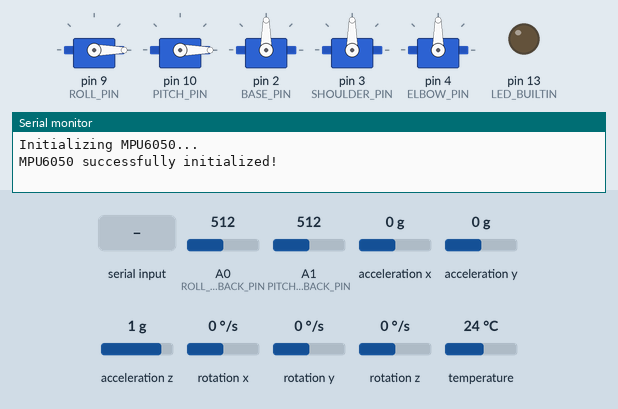
Bench run of a program on a simulated Arduino Mega 2560, built with avr-gcc and run on an emulated ATmega2560. Shown: 5 × servo, output pins drawn as LEDs (lit = HIGH), the last lines printed to the serial monitor. The test bench sets the inputs (shaded band); at power-on: A0 (ROLL_FEEDBACK_PIN) = 512, A1 (PITCH_FEEDBACK_PIN) = 512, acceleration x 0 g, acceleration y 0 g, acceleration z 1 g, rotation x 0 °/s, rotation y 0 °/s, rotation z 0 °/s, temperature 24 °C.

Above: at 1.4 s.
1.5 s: "90,45\n" received over Serial
At 2.3 s:
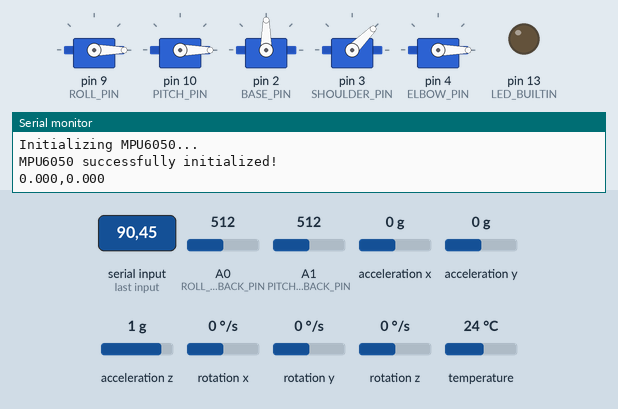
3.0 s: "30,150\n" received over Serial
At 3.7 s:
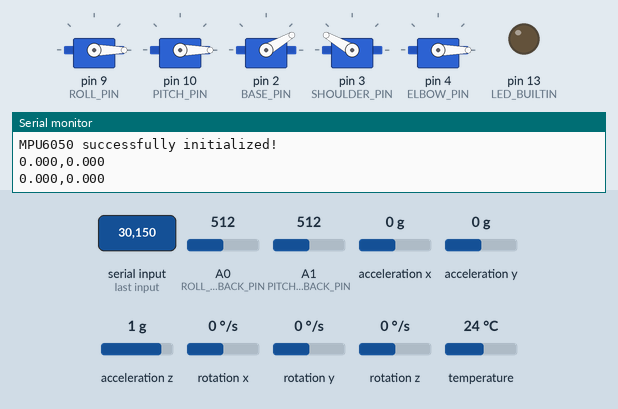
4.5 s: "1\n" received over Serial
At 5.0 s:
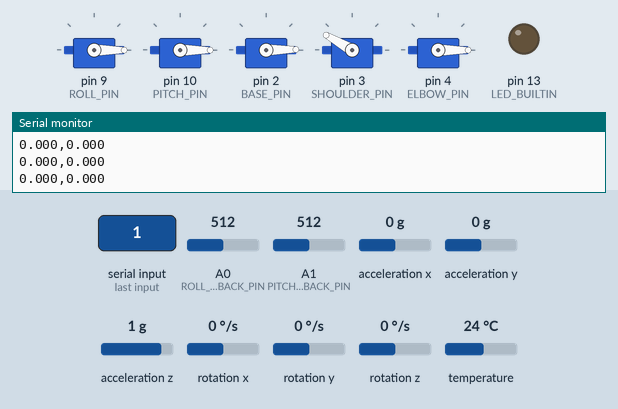
6.0 s: "90\n" received over Serial
At 6.3 s:
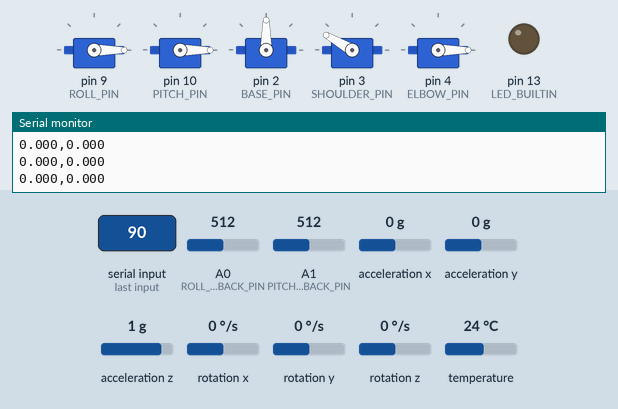
7.5 s: "200\n" received over Serial
At 8.7 s:
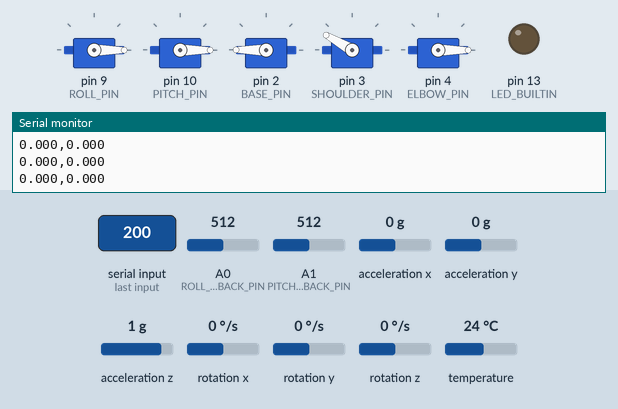
9.0 s: "90,45,200\n" received over Serial
At 10.2 s:
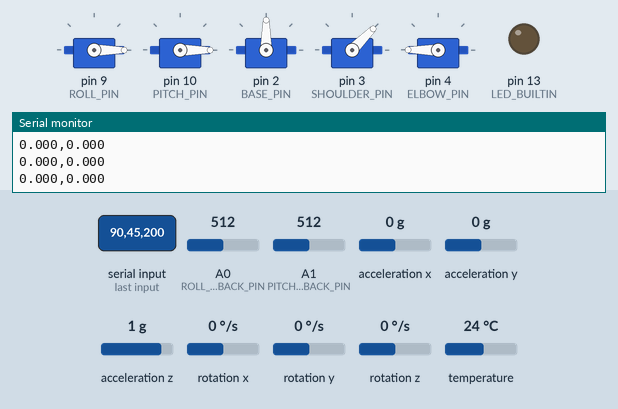
Timing chart, 0 to 11.5 s (numbered marks = the images above; inputs shaded):
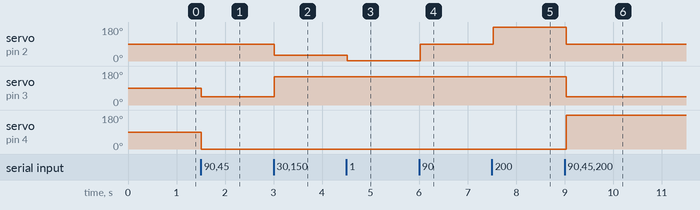

Measured:
- after the input at 1.5 s, servo on pin 3 (SHOULDER_PIN): 90° → 45° at once; servo on pin 4 (ELBOW_PIN): 90° → 0° at once
- after the input at 3.0 s, servo on pin 2 (BASE_PIN): 90° → 30° at once; servo on pin 3 (SHOULDER_PIN): 45° → 150° at once
- after the input at 4.5 s, servo on pin 2 (BASE_PIN): 30° → 1° at once
- after the input at 6.0 s, servo on pin 2 (BASE_PIN): 1° → 90° at once
- after the input at 7.5 s, servo on pin 2 (BASE_PIN): 90° → 180° at once
- after the input at 9.0 s, servo on pin 2 (BASE_PIN): 180° → 90° at once; servo on pin 3 (SHOULDER_PIN): 150° → 45° at once; servo on pin 4 (ELBOW_PIN): 0° → 180° at once

The program:

main.cpp
```cpp
    /*

    FIRMWARE FOR SELF STABILISING ROBOTIC ARM - VERSION 1
        CREATED 12/11/25
        JAMIE ASHTON

    VERSION 1 - VERIFY BASIC SERIAL CONNECTION, AND THAT SERVOS ARE WORKING
    - CONTAINS SUPER SIMPLE RECEIVER WITH NO COMMUNICATIONS PROTOCOL IMPLEMENTED
    - CONTAINS SIMPLE END-EFFECTOR CLASS WITH COMPLEMENTARY FILTER AND PID
    - ALL WITHOUT USING SERVO DRIVER - JUST STANDARD SERVO LIBRARY

    FILES & INFO:
    Receiver.h & Receiver.cpp - files for the arduino serial receiver
    EndEffector.cpp & EndEffector.h - files for end effector (servos and IMU)

    TO DO
    - Test serial connection - DONE
    - Create end-effector class - DONE
    - Add complementary filter - DONE
    - Add PID
    - Add function to calibrate analogue feedback servos - DONE
    - Add function to get analogue servo values  - DONE
    - Create receiver  class - DONE
    - Add some servo testing - DONE
    - Create servo arm class - DONE
    - Add function to get dt time - DONE
    - Convert roll and pitch to degrees - DONE
    - add function to write analogue servo values -- DONE

    FUTURE VERSIONS
    - Create Advanced Parser
    - Make sure bidirectional communication working
    - implement servo driver
    - MAYBE put analogue feedback servo calibration in end effector setup function
    */

    #include <Arduino.h>
    #include <Wire.h>
    #include <Adafruit_MPU6050.h>
    #include <Adafruit_Sensor.h>
    #include <math.h>
    #include <Servo.h>
    #include "Receiver.h"
    #include "EndEffector.h"
    #include "RobotArm.h"


    // -------------------------- MACROS --------------------------------------------------

    #define DT_CAP 0.02

    #define ROLL_PIN 9
    #define PITCH_PIN 10
    #define ROLL_FEEDBACK_PIN A0
    #define PITCH_FEEDBACK_PIN A1

    #define COMP_FILTER_ALPHA 0.94

    #define BASE_PIN 2
    #define SHOULDER_PIN 3
    #define ELBOW_PIN 4

    // -------------------------- GLOBAL --------------------------------------------------

    Receiver Arduino_receiver(9600);    // declares receiver object

    EndEffector SSPlatform(ROLL_PIN, PITCH_PIN, ROLL_FEEDBACK_PIN, PITCH_FEEDBACK_PIN);    // declares EE object

    RobotArm Arm(BASE_PIN, SHOULDER_PIN, ELBOW_PIN);

    unsigned long prev_time = 0;
    float dt = 0.0;                 // for loop timing

    // to recieve joint angles from python
    int q0 = 90; int q1 = 90; int q2 = 90;  // maybe safe positions?
    char j = ' ';
    int q = 0;


    // -------------------------- FUNCTION PROTOTYPES --------------------------------------------------

    void UpdateDT();        // TO GET LOOP TIME AND UPDATE DT WITH IT

    // -------------------------- SET-UP ----------------------------------------------------------------

    void setup() {

        Arduino_receiver.StartSerialConnection();   // initate serial connectiom
        SSPlatform.EndEffectorSetup();              // setup end effector
        Arm.ArmSetup();
        SSPlatform.CalibrateFeedback();             // calibrate analogue feedback servos

        // onboard LED for testing serial
        pinMode(LED_BUILTIN, OUTPUT);
        digitalWrite(LED_BUILTIN, LOW);

        prev_time = micros();
    }

    // -------------------------- MAIN ----------------------------------------------------------------


    void loop() {

        // update loop-timing
        UpdateDT();

        String anglesInput = Arduino_receiver.ReceiveSerialInput();

        if(anglesInput.length() > 0){

            // Parse joint commands
            int t0, t1, t2;
            sscanf(anglesInput.c_str(), "%d,%d,%d", &t0, &t1, &t2);
            q0 = t0; q1 = t1; q2 = t2;
            Arm.UpdatePosition(q0,q1,q2);

            // get IMU reading
            String currIMUReading = SSPlatform.GetIMUMessage(COMP_FILTER_ALPHA, dt);

            // send IMU reading
            Arduino_receiver.SendSerialOutput(currIMUReading);

            //


        }

        delay(100);

    }

    // -------------------------- FUNCTION DEFINITIONS ----------------------------------------------------------------

    void UpdateDT(){       // update dt

        unsigned long curr_time = micros();
        dt = (curr_time - prev_time) / 1000000.0;  // updates global variable dt
        if (dt > 0.05) dt = DT_CAP;   // cap dt
        prev_time = curr_time;      // update global prev_time

    }
```

EndEffector.h
```cpp
// HEADER FILE FOR ENDEFFECTOR CLASS

#ifndef ENDEFFECTOR_H
#define ENDEFFECTOR_H

#include <Arduino.h>
#include <Wire.h>
#include <Adafruit_MPU6050.h>
#include <Adafruit_Sensor.h>
#include <math.h>
#include <Servo.h>
#include "Receiver.h"

typedef struct roll_pitch {     // data type to store roll and pitch angles

    float roll;
    float pitch;

};

typedef struct IMU_values {     // data type to store raw IMU values

    float acceleration_x, acceleration_y, acceleration_z;
    float velocity_x, velocity_y, velocity_z;
    // don't need temperature

};

typedef struct servo_positions {

    float roll_position;
    float pitch_position;

};

class EndEffector{

    private:

        int roll_pin;
        int pitch_pin;
        Servo roll_servo;
        Servo pitch_servo;
        Adafruit_MPU6050 imu;
        float prev_roll;
        float prev_pitch;

        int roll_feedback_pin;
        int pitch_feedback_pin;

        float angle_max;
        float angle_min;

        float roll_v_min;    // minimum voltage from calibration
        float roll_v_max;     // max voltage from calibration
        float pitch_v_min;
        float pitch_v_max;


    public:

        EndEffector(int _roll_pin, int _pitch_pin, int _roll_feedback_pin, int _pitch_feedback_pin);
        void EndEffectorSetup();

        roll_pitch CompFilter(IMU_values _imu_reading, float _alpha, float _delta_t);
        IMU_values getRawIMU();
        String GetIMUMessage(float _alpha,float _dt);

        void CalibrateFeedback();   // to calibrate the analogue feedback from servos
        servo_positions ReadServos();

        void writeEEServos(int _roll_write, int _pitch_write);

};

#endif
```

Receiver.h
```cpp
// HEADER FILE FOR RECEIVER CLASS

#ifndef RECEIVER_H
#define RECEIVER_H

#include <Arduino.h>

class Receiver{

    private:

        int baud_rate;

    public:

        Receiver(int _baud_rate);

        void StartSerialConnection();   // to begin the serial connection

        String ReceiveSerialInput();   // to recieve input message from python script

        void SendSerialOutput(String _output_message);      // to output a message to python

        void TestSerialConnection(String _input_message);


};


#endif
```

RobotArm.h
```cpp
// HEADER FILE FOR MAIN ROBOTIC ARM

#ifndef ROBOTARM_H
#define ROBOTARM_H

#include <Arduino.h>
#include <Wire.h>
#include <Adafruit_MPU6050.h>
#include <Adafruit_Sensor.h>
#include <math.h>
#include <Servo.h>
#include "Receiver.h"

// typedef struct main_joint_angles {      // struct to hold joint angles

//     int q0;
//     int q1;
//     int q2;

// };

class RobotArm{

    private:

        int base_pin;
        int shoulder_pin;
        int elbow_pin;
        Servo base;
        Servo shoulder;
        Servo elbow;

    public:

        RobotArm(int _base_pin, int _shoulder_pin, int _elbow_pin);
        void ArmSetup();
        void UpdatePosition(int _q0, int _q1, int _q2);
        void UpdateSinglePosition(char _j, int _q);
        void UpdatePositionGeneral(char _j, int _q, int _q0, int _q1, int _q2);


};


#endif
```

Controller.cpp
```cpp

```

EndEffector.cpp
```cpp
#include "EndEffector.h"

EndEffector::EndEffector(int _roll_pin, int _pitch_pin, int _roll_feedback_pin, int _pitch_feedback_pin){

    roll_pin = _roll_pin;
    pitch_pin = _pitch_pin;
    prev_roll = 0.0;
    prev_pitch = 0.0;
    roll_feedback_pin = _roll_feedback_pin;
    pitch_feedback_pin = _pitch_feedback_pin;

}

void EndEffector::EndEffectorSetup(){       // setup function

    // setup servos

    roll_servo.attach(roll_pin);
    pitch_servo.attach(pitch_pin);

    // setup IMU

    Serial.println("Initializing MPU6050...");
    if (!imu.begin()) {
        Serial.println("MPU6050 not detected. Check wiring!");
        while (1);  // Halt execution if sensor is not found
    }
    Serial.println("MPU6050 successfully initialized!");

    imu.setAccelerometerRange(MPU6050_RANGE_8_G); // set accelerometer sensitivity
    imu.setGyroRange(MPU6050_RANGE_500_DEG);      // set gyro sensitivity
    imu.setFilterBandwidth(MPU6050_BAND_21_HZ); // apply a low pass filter

    // initialise first pitch and roll readings (approximation)
    sensors_event_t a, g, temp;
    imu.getEvent(&a, &g, &temp);
    prev_roll = atan2(a.acceleration.y, a.acceleration.z);
    prev_pitch = atan2(-a.acceleration.x, sqrt(a.acceleration.y * a.acceleration.y + a.acceleration.z * a.acceleration.z));


}


roll_pitch EndEffector::CompFilter(IMU_values _imu_reading, float _alpha, float _delta_t){

       //first convert ax and ay to angles
  // roll is about x axis, pitch is about y
  float roll_acc = (atan2(_imu_reading.acceleration_y,_imu_reading.acceleration_z));
  float pitch_acc = atan2(-1*(_imu_reading.acceleration_x), sqrt(pow(_imu_reading.acceleration_y,2) + pow(_imu_reading.acceleration_z,2)));

  // need to store previous angle x and previous angle y and previous angle z
  float roll_gyro = prev_roll + (_imu_reading.velocity_x * _delta_t);
  float pitch_gyro = prev_pitch + (_imu_reading.velocity_y * _delta_t);

  float comp_roll = (_alpha * roll_gyro) + ((1-_alpha)*roll_acc);
  float comp_pitch = (_alpha * pitch_gyro) + ((1-_alpha)* pitch_acc);

  roll_pitch _roll_pitch;
  _roll_pitch.roll = comp_roll * (180/PI);
  _roll_pitch.pitch = comp_pitch * (180/PI);

  prev_roll = comp_roll;
  prev_pitch = comp_pitch;   // update the old roll & pitch with filtered values

  return _roll_pitch;


}


IMU_values EndEffector::getRawIMU(){

    sensors_event_t a, g, temp;
    imu.getEvent(&a, &g, &temp);    // recieve data for accelertion, angular velocity

    IMU_values IMU_reading;
    IMU_reading.acceleration_x = a.acceleration.x;
    IMU_reading.acceleration_y = a.acceleration.y;
    IMU_reading.acceleration_z = a.acceleration.z;
    IMU_reading.velocity_x = g.gyro.x;
    IMU_reading.velocity_y = g.gyro.y;
    IMU_reading.velocity_z = g.gyro.z;

    return(IMU_reading);

}

String EndEffector::GetIMUMessage(float _alpha,float _dt){

    //get raw
    IMU_values raw_IMU_reading = getRawIMU();
        // filter it
    roll_pitch fused_IMU_reading = CompFilter(raw_IMU_reading,_alpha, _dt);
    String imuMessage = String(fused_IMU_reading.roll, 3) + "," + String(fused_IMU_reading.pitch, 3);   // convert to string for sending

    return(imuMessage);


}

void EndEffector::CalibrateFeedback(){

    // obtain max values
    roll_servo.write(angle_max);
    pitch_servo.write(angle_max);
    delay(100);
    roll_v_max = analogRead(roll_feedback_pin);
    pitch_v_max = analogRead(pitch_feedback_pin);


    // obtain min values

    roll_servo.write(angle_min);
    pitch_servo.write(angle_min);
    delay(100);
    roll_v_min = analogRead(roll_feedback_pin);
    pitch_v_min = analogRead(pitch_feedback_pin);


}

servo_positions EndEffector::ReadServos(){

    servo_positions current_positions;
    float roll_voltage = analogRead(roll_feedback_pin);
    float pitch_voltage = analogRead(pitch_feedback_pin);

    // normalise the read voltage and convert to an angle
    current_positions.roll_position = ((roll_voltage - roll_v_min)/(roll_v_max - roll_v_min))*(angle_max - angle_min);
    current_positions.pitch_position = (pitch_voltage - pitch_v_min)/(pitch_v_max - pitch_v_min)*(angle_max-angle_min);

    return(current_positions);

}

void EndEffector::writeEEServos(int _roll_write, int _pitch_write){

    roll_servo.write(_roll_write);
    pitch_servo.write(_pitch_write);

    // maybe delay

}
```

Receiver.cpp
```cpp
#include "Receiver.h"

Receiver::Receiver(int _baud_rate){

    baud_rate = _baud_rate;

}

void Receiver::StartSerialConnection(){     // to begin serial connection

    Serial.begin(baud_rate);
}

String Receiver::ReceiveSerialInput(){  // to receive message from front end

    String serialInput = "";
    if (Serial.available() > 0) {

        serialInput = Serial.readStringUntil('\n');
        serialInput.trim();

    }

    return(serialInput);

}


void Receiver::SendSerialOutput(String _output_message){    // to send message to front end

    Serial.println(_output_message);

}

void Receiver::TestSerialConnection(String _input_message){ // to test serial connection working

    int x = -1;

    sscanf(_input_message.c_str(), "%d", &x);

    if(x == 1){

        digitalWrite(LED_BUILTIN, HIGH);
        SendSerialOutput("1");

    }

    else{

        digitalWrite(LED_BUILTIN, LOW);
        SendSerialOutput("0");

    }

}
```

RobotArm.cpp
```cpp
#include "RobotArm.h"

RobotArm::RobotArm(int _base_pin, int _shoulder_pin, int _elbow_pin){

    base_pin = _base_pin;
    shoulder_pin = _shoulder_pin;
    elbow_pin = _elbow_pin;
}

void RobotArm::ArmSetup(){

    // setup servos
    base.attach(base_pin);
    shoulder.attach(shoulder_pin);
    elbow.attach(elbow_pin);

    base.write(90);
    shoulder.write(90);     // SAFE STARTING POSITION
    elbow.write(90);


}

void RobotArm::UpdatePosition(int _q0, int _q1, int _q2){

    base.write(_q0);
    shoulder.write(_q1);
    elbow.write(_q2);

}

void RobotArm::UpdateSinglePosition(char _j, int _q){        // input from front end e.g "0,90"
                                                            // would be write base 90
    switch (_j)
    {
    case 'b':
        base.write(_q);
        break;

    case 's':
        shoulder.write(_q);
        break;

    case 'e':
        elbow.write(_q);
        break;

    default:
        break;
    }

}

void RobotArm::UpdatePositionGeneral(char _j, int _q, int _q0, int _q1, int _q2){

    switch (_j)
    {
    case 'a':

        base.write(_q0);
        shoulder.write(_q1);
        elbow.write(_q2);

        break;

    case 'b':

        base.write(_q);

        break;

    case 's':

        shoulder.write(_q);

        break;

    case 'e':

        elbow.write(_q);

        break;

    default:
        break;
    }


}
```
